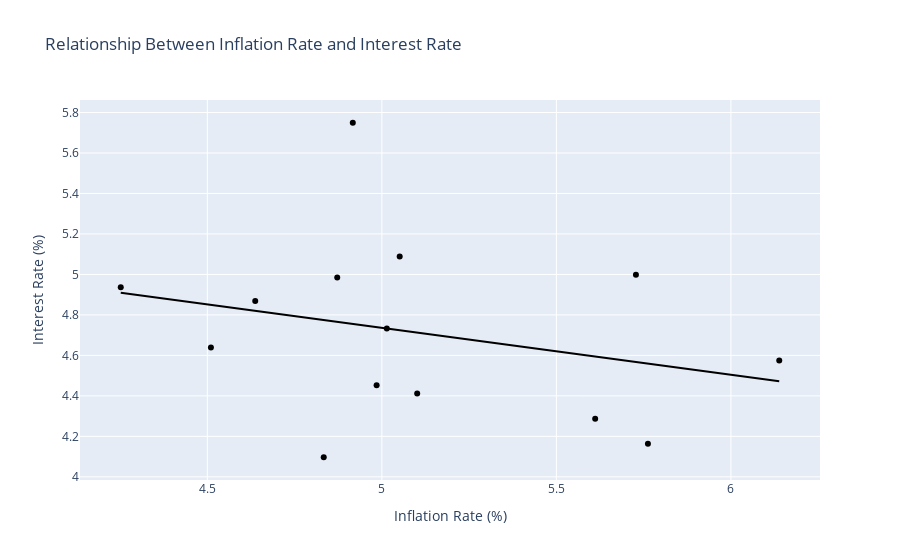

Notebook source saved alongside this figure:
### Markdown cell above
# Relationship Between Inflation Rate and Interest Rate

### Code cell
px.scatter(yigui, 
              x='Inflation Rate (%)',
                y='Interest Rate (%)',
              title='Relationship Between Inflation Rate and Interest Rate',
              color_discrete_sequence=["black"],
                trendline="ols",
              height=400)

### Figure 1 — Plotly figure (JSON) as saved in the notebook; plotly's stock layout.template omitted (floating-point values rounded to 4 significant figures)
{"data": [{"hovertemplate": "Inflation Rate (%)=%{x}<br>Interest Rate (%)=%{y}<extra></extra>", "legendgroup": "", "marker": {"color": "black", "symbol": "circle"}, "mode": "markers", "name": "", "orientation": "v", "showlegend": false, "type": "scatter", "x": [6.138, 4.252, 5.014, 4.51, 4.985, 4.872, 5.728, 5.611, 5.101, 5.762, 5.051, 4.637, 4.834, 4.917], "xaxis": "x", "y": [4.574, 4.937, 4.733, 4.639, 4.452, 4.985, 4.999, 4.287, 4.412, 4.164, 5.088, 4.868, 4.097, 5.749], "yaxis": "y"}, {"hovertemplate": "<b>OLS trendline</b><br>Interest Rate (%) = -0.231864 * Inflation Rate (%) + 5.89585<br>R<sup>2</sup>=0.078383<br><br>Inflation Rate (%)=%{x}<br>Interest Rate (%)=%{y} <b>(trend)</b><extra></extra>", "legendgroup": "", "marker": {"color": "black", "symbol": "circle"}, "mode": "lines", "name": "", "showlegend": false, "type": "scatter", "x": [4.252, 4.51, 4.637, 4.834, 4.872, 4.917, 4.985, 5.014, 5.051, 5.101, 5.611, 5.728, 5.762, 6.138], "xaxis": "x", "y": [4.91, 4.85, 4.821, 4.775, 4.766, 4.756, 4.74, 4.733, 4.725, 4.713, 4.595, 4.568, 4.56, 4.473], "yaxis": "y"}], "layout": {"autosize": true, "legend": {"tracegroupgap": 0}, "title": {"text": "Relationship Between Inflation Rate and Interest Rate"}, "xaxis": {"anchor": "y", "autorange": true, "domain": [0, 1], "range": [4.138, 6.253], "title": {"text": "Inflation Rate (%)"}, "type": "linear"}, "yaxis": {"anchor": "x", "autorange": true, "domain": [0, 1], "range": [3.969, 5.877], "title": {"text": "Interest Rate (%)"}, "type": "linear"}}}
